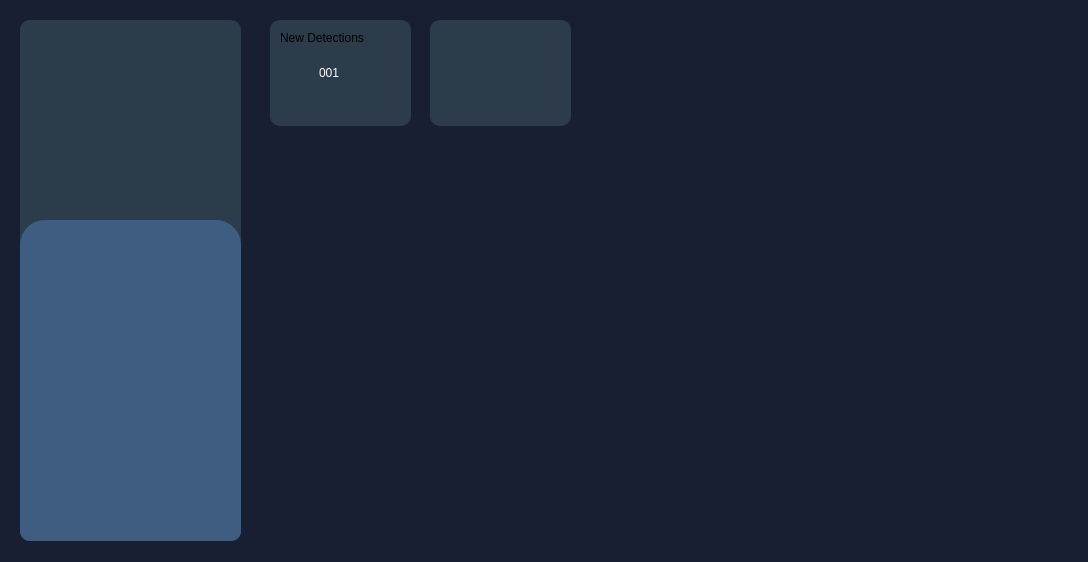
<?xml version="1.0" encoding="UTF-8"?>
<ui version="4.0">
 <class>WardenFort</class>
 <widget class="QMainWindow" name="WardenFort">
  <property name="geometry">
   <rect>
    <x>0</x>
    <y>0</y>
    <width>1088</width>
    <height>562</height>
   </rect>
  </property>
  <property name="sizePolicy">
   <sizepolicy hsizetype="Expanding" vsizetype="Expanding">
    <horstretch>0</horstretch>
    <verstretch>0</verstretch>
   </sizepolicy>
  </property>
  <property name="minimumSize">
   <size>
    <width>1088</width>
    <height>562</height>
   </size>
  </property>
  <property name="maximumSize">
   <size>
    <width>1088</width>
    <height>562</height>
   </size>
  </property>
  <property name="cursor">
   <cursorShape>ArrowCursor</cursorShape>
  </property>
  <property name="windowTitle">
   <string>WardenFort</string>
  </property>
  <property name="styleSheet">
   <string notr="true">background-color: rgb(25, 31, 50);</string>
  </property>
  <property name="tabShape">
   <enum>QTabWidget::Rounded</enum>
  </property>
  <widget class="QWidget" name="centralwidget">
   <widget class="QFrame" name="frame">
    <property name="geometry">
     <rect>
      <x>20</x>
      <y>20</y>
      <width>221</width>
      <height>521</height>
     </rect>
    </property>
    <property name="styleSheet">
     <string notr="true">background-color: rgb(44, 60, 75);
border-radius: 10px;</string>
    </property>
    <property name="frameShape">
     <enum>QFrame::StyledPanel</enum>
    </property>
    <property name="frameShadow">
     <enum>QFrame::Raised</enum>
    </property>
    <widget class="QFrame" name="frame_2">
     <property name="geometry">
      <rect>
       <x>0</x>
       <y>200</y>
       <width>221</width>
       <height>321</height>
      </rect>
     </property>
     <property name="styleSheet">
      <string notr="true">background-color: rgb(63, 93, 128);
border-radius: 10px;
border-top-left-radius: 25px;
border-top-right-radius: 25px;
border-bottom-left-radius: 10px;
border-bottom-right-radius: 10px;</string>
     </property>
     <property name="frameShape">
      <enum>QFrame::StyledPanel</enum>
     </property>
     <property name="frameShadow">
      <enum>QFrame::Raised</enum>
     </property>
    </widget>
   </widget>
   <widget class="QFrame" name="frame_3">
    <property name="geometry">
     <rect>
      <x>270</x>
      <y>20</y>
      <width>141</width>
      <height>106</height>
     </rect>
    </property>
    <property name="minimumSize">
     <size>
      <width>141</width>
      <height>106</height>
     </size>
    </property>
    <property name="maximumSize">
     <size>
      <width>141</width>
      <height>106</height>
     </size>
    </property>
    <property name="styleSheet">
     <string notr="true">background-color: rgb(44, 60, 75);
border-radius: 10px;</string>
    </property>
    <property name="frameShape">
     <enum>QFrame::StyledPanel</enum>
    </property>
    <property name="frameShadow">
     <enum>QFrame::Raised</enum>
    </property>
    <widget class="QLabel" name="label">
     <property name="geometry">
      <rect>
       <x>49</x>
       <y>32</y>
       <width>171</width>
       <height>41</height>
      </rect>
     </property>
     <property name="styleSheet">
      <string notr="true">font: 700 20pt &quot;Segoe UI&quot;;
color: rgb(255, 255, 255);
text-align: center;</string>
     </property>
     <property name="text">
      <string>001</string>
     </property>
    </widget>
    <widget class="QLabel" name="label_2">
     <property name="geometry">
      <rect>
       <x>10</x>
       <y>10</y>
       <width>151</width>
       <height>16</height>
      </rect>
     </property>
     <property name="text">
      <string>New Detections</string>
     </property>
    </widget>
   </widget>
   <widget class="QFrame" name="frame_4">
    <property name="geometry">
     <rect>
      <x>430</x>
      <y>20</y>
      <width>141</width>
      <height>106</height>
     </rect>
    </property>
    <property name="minimumSize">
     <size>
      <width>141</width>
      <height>106</height>
     </size>
    </property>
    <property name="maximumSize">
     <size>
      <width>141</width>
      <height>106</height>
     </size>
    </property>
    <property name="styleSheet">
     <string notr="true">background-color: rgb(44, 60, 75);
border-radius: 10px;</string>
    </property>
    <property name="frameShape">
     <enum>QFrame::StyledPanel</enum>
    </property>
    <property name="frameShadow">
     <enum>QFrame::Raised</enum>
    </property>
   </widget>
  </widget>
 </widget>
 <resources/>
 <connections/>
</ui>
